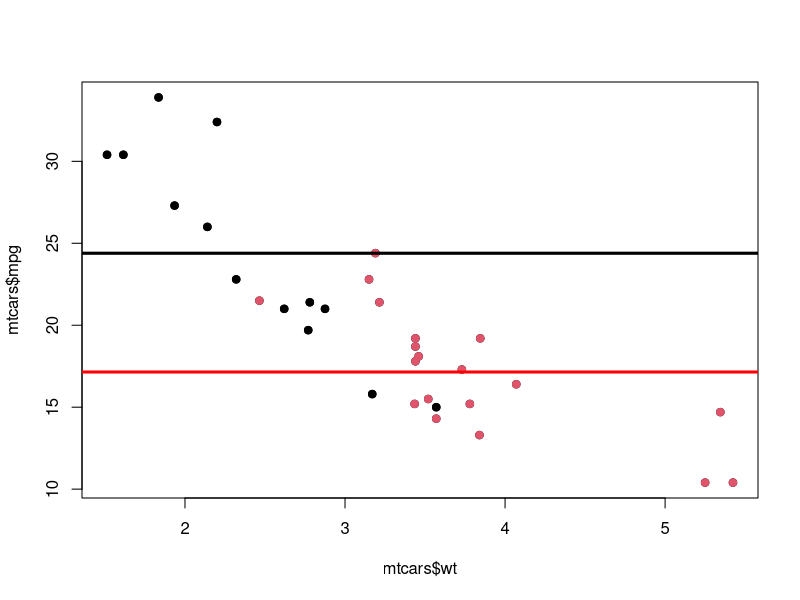
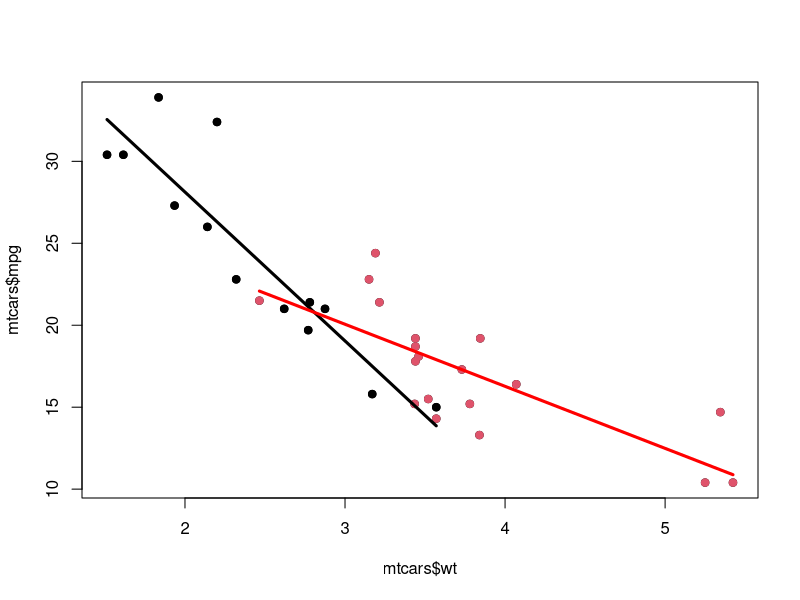
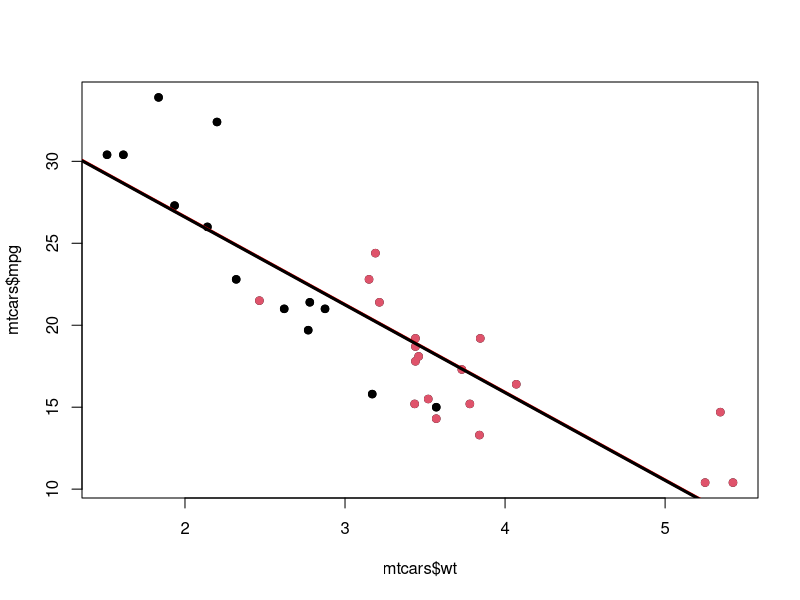
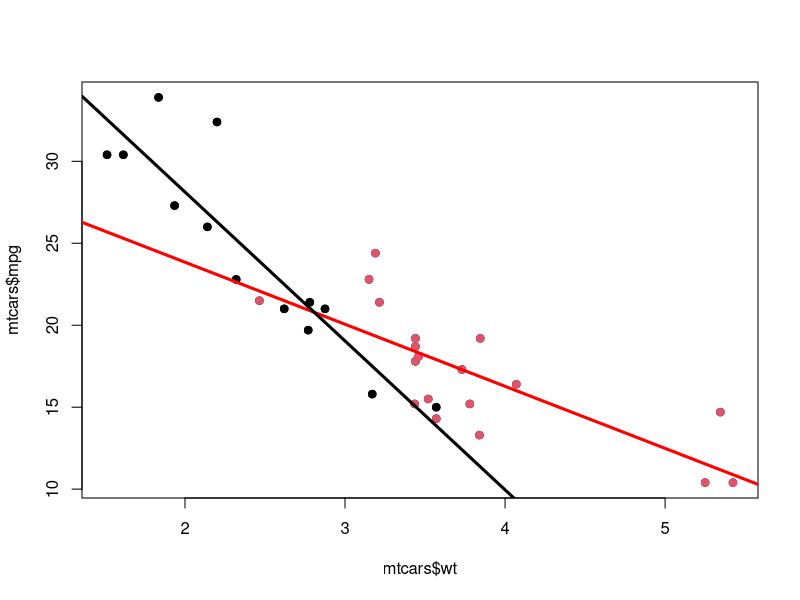

The R script that drew these images, in order: (Note: this script raises an error after producing the figures.)
#### This code is for the Course Project for the Coursera course "Regression Models"
#### Date: August 21, 2014
#### Author: Mark Dakkak

################## Load data
library(datasets)
data(mtcars)

################## Fix variable types
mtcars$cyl <- as.factor(mtcars$cyl)
mtcars$am <- as.factor(mtcars$am)

################## Try models
fit1 <- lm(mpg ~ (cyl - 1) + wt + am, data = mtcars)
summary(fit1)

fit2 <- lm(mpg ~ wt, data = mtcars)
summary(fit2)

################## Plot cars by different types of transmission
plot(mtcars$wt, mtcars$mpg, pch = 19)
points(mtcars$wt, mtcars$mpg, pch = 19, col= ((mtcars$am == "0")*1 + 1))
        ## Black is for manual transmission and red is for automatic transmission

abline(h = mean(mtcars$mpg[mtcars$am == "1"]), col = "black", lwd = 3)
abline(h = mean(mtcars$mpg[mtcars$am == "0"]), col = "red", lwd = 3)


################## Do two linear models (with different everything) by transmission type
lm_Manual <- lm(mtcars$mpg[mtcars$am == "1"] ~ mtcars$wt[mtcars$am == "1"])
lm_Automatic <- lm(mtcars$mpg[mtcars$am == "0"] ~ mtcars$wt[mtcars$am == "0"])

### Plot two linear models
plot(mtcars$wt, mtcars$mpg, pch = 19)
points(mtcars$wt, mtcars$mpg, pch = 19, col= ((mtcars$am == "0")*1 + 1))
lines(mtcars$wt[mtcars$am == "1"], lm_Manual$fitted, col = "black", lwd=3)
lines(mtcars$wt[mtcars$am == "0"], lm_Automatic$fitted, col = "red", lwd=3)

################## Do two linear models (with same slope) by transmission type
lm_Parallel <- lm(mpg ~ wt + am, data = mtcars)
summary(lm_Parallel)
summary(lm_Parallel)$coefficients[3,4]

### Plot two linear models
plot(mtcars$wt, mtcars$mpg, pch = 19)
points(mtcars$wt, mtcars$mpg, pch = 19, col= ((mtcars$am == "0")*1 + 1))
abline(c(lm_Parallel$coeff[1], lm_Parallel$coeff[2]), col="red", lwd = 3)
abline(c(lm_Parallel$coeff[1] + lm_Parallel$coeff[3],lm_Parallel$coeff[2]), col="black", lwd = 3)
        ## See that lines are essentially the same. Transmission does not have a significant impact on the relationship between weight and mpg

################## Do two linear models (with different slopes) by transmission type
lm_Different <- lm(mpg ~ wt + am + wt * am, data = mtcars)
summary(lm_Different)

### Plot two linear models
plot(mtcars$wt, mtcars$mpg, pch = 19)
points(mtcars$wt, mtcars$mpg, pch = 19, col= ((mtcars$am == "0")*1 + 1))
abline(c(lm_Different$coeff[1], lm_Different$coeff[2]), col="red", lwd = 3)
abline(c(lm_Different$coeff[1] + lm_Different$coeff[3],lm_Different$coeff[2] + lm_Different$coeff[4]), col="black", lwd = 3)
        ## See that lines are have very different slopes and that the coefficients are significantly different

################## Full Model
lm1 <- lm(mpg ~ am, data = mtcars)
lm2 <- lm(mpg ~ wt + am, data = mtcars)
lm3 <- lm(mpg ~ wt + am + wt*am, data = mtcars)
lm4 <- lm(mpg ~ (cyl-1) + wt + am + wt*am, data = mtcars)
lm5 <- lm(mpg ~ hp + (cyl-1) + wt + am + wt*am, data = mtcars)
lm5b <- lm(mpg ~ drat + (cyl-1) + wt + am + wt*am, data = mtcars)
lm5c <- lm(mpg ~ disp + (cyl-1) + wt + am + wt*am, data = mtcars)


lm6 <- lm(mpg ~ drat + hp + (cyl-1) + wt + am + wt*am, data = mtcars)
lm7 <- lm(mpg ~ disp + drat + hp + (cyl-1) + wt + am + wt*am, data = mtcars)

anova(lm1, lm2, lm3, lm4, lm5, lm6, lm7)
anova(lm1, lm2, lm3, lm4, lm5b)
anova(lm1, lm2, lm3, lm4, lm5c)

################## Residual plot
lm4R_resid <- resid(lm4)

plot(resid(lm(am ~ wt, data = mtcars)), resid(lm(mpg ~ wt, data = mtcars)))
plot(mtcars$am, mtcars$mpg)

hatvalues(lm4)
hist(hatvalues(lm4))

dfbetas(lm4)[,6]
hist(dfbetas(lm4)[,6])